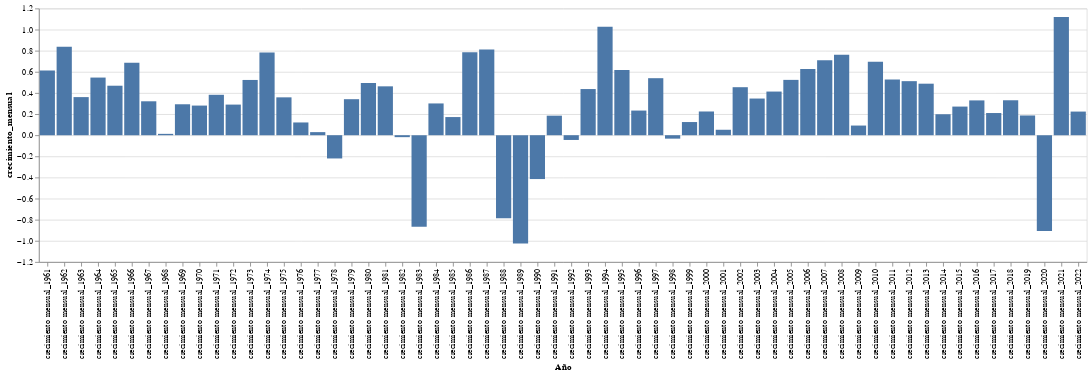

Notebook code cell kept with this figure:
### Code cell
#Utilizando esta base de datos se puede sacar un grafico de barras acerca de como ha cambiado el crecimiento mensual en cada año
alt.Chart(GDP_Peru3).mark_bar().encode(
    x = alt.X("Año:N"),
    y = alt.Y("crecimiento_mensual:Q")
    )

### Figure 1 — Vega-Lite specification as saved in the notebook (floating-point values rounded to 4 significant figures)
{"config": {"view": {"continuousWidth": 300, "continuousHeight": 300}}, "data": {"name": "data-3377517bd9cf4a357d9ab7605e3cd26d"}, "mark": {"type": "bar"}, "encoding": {"x": {"field": "Año", "type": "nominal"}, "y": {"field": "crecimiento_mensual", "type": "quantitative"}}, "$schema": "https://vega.github.io/schema/vega-lite/v5.16.3.json", "datasets": {"data-3377517bd9cf4a357d9ab7605e3cd26d": [{"Año": "crecimiento mensual_1960", "crecimiento_mensual": NaN}, {"Año": "crecimiento mensual_1961", "crecimiento_mensual": 0.6123}, {"Año": "crecimiento mensual_1962", "crecimiento_mensual": 0.8363}, {"Año": "crecimiento mensual_1963", "crecimiento_mensual": 0.3607}, {"Año": "crecimiento mensual_1964", "crecimiento_mensual": 0.5457}, {"Año": "crecimiento mensual_1965", "crecimiento_mensual": 0.4685}, {"Año": "crecimiento mensual_1966", "crecimiento_mensual": 0.6866}, {"Año": "crecimiento mensual_1967", "crecimiento_mensual": 0.321}, {"Año": "crecimiento mensual_1968", "crecimiento_mensual": 0.01269}, {"Año": "crecimiento mensual_1969", "crecimiento_mensual": 0.2929}, {"Año": "crecimiento mensual_1970", "crecimiento_mensual": 0.2805}, {"Año": "crecimiento mensual_1971", "crecimiento_mensual": 0.3825}, {"Año": "crecimiento mensual_1972", "crecimiento_mensual": 0.2898}, {"Año": "crecimiento mensual_1973", "crecimiento_mensual": 0.5231}, {"Año": "crecimiento mensual_1974", "crecimiento_mensual": 0.7822}, {"Año": "crecimiento mensual_1975", "crecimiento_mensual": 0.3584}, {"Año": "crecimiento mensual_1976", "crecimiento_mensual": 0.1206}, {"Año": "crecimiento mensual_1977", "crecimiento_mensual": 0.02909}, {"Año": "crecimiento mensual_1978", "crecimiento_mensual": -0.2202}, {"Año": "crecimiento mensual_1979", "crecimiento_mensual": 0.3409}, {"Año": "crecimiento mensual_1980", "crecimiento_mensual": 0.4953}, {"Año": "crecimiento mensual_1981", "crecimiento_mensual": 0.4627}, {"Año": "crecimiento mensual_1982", "crecimiento_mensual": -0.01856}, {"Año": "crecimiento mensual_1983", "crecimiento_mensual": -0.8673}, {"Año": "crecimiento mensual_1984", "crecimiento_mensual": 0.3007}, {"Año": "crecimiento mensual_1985", "crecimiento_mensual": 0.1718}, {"Año": "crecimiento mensual_1986", "crecimiento_mensual": 0.7855}, {"Año": "crecimiento mensual_1987", "crecimiento_mensual": 0.8105}, {"Año": "crecimiento mensual_1988", "crecimiento_mensual": -0.7868}, {"Año": "crecimiento mensual_1989", "crecimiento_mensual": -1.026}, {"Año": "crecimiento mensual_1990", "crecimiento_mensual": -0.4152}, {"Año": "crecimiento mensual_1991", "crecimiento_mensual": 0.1849}, {"Año": "crecimiento mensual_1992", "crecimiento_mensual": -0.04504}, {"Año": "crecimiento mensual_1993", "crecimiento_mensual": 0.437}, {"Año": "crecimiento mensual_1994", "crecimiento_mensual": 1.026}, {"Año": "crecimiento mensual_1995", "crecimiento_mensual": 0.6176}, {"Año": "crecimiento mensual_1996", "crecimiento_mensual": 0.2332}, {"Año": "crecimiento mensual_1997", "crecimiento_mensual": 0.5397}, {"Año": "crecimiento mensual_1998", "crecimiento_mensual": -0.03263}, {"Año": "crecimiento mensual_1999", "crecimiento_mensual": 0.1246}, {"Año": "crecimiento mensual_2000", "crecimiento_mensual": 0.2245}, {"Año": "crecimiento mensual_2001", "crecimiento_mensual": 0.05149}, {"Año": "crecimiento mensual_2002", "crecimiento_mensual": 0.4545}, {"Año": "crecimiento mensual_2003", "crecimiento_mensual": 0.3471}, {"Año": "crecimiento mensual_2004", "crecimiento_mensual": 0.4132}, {"Año": "crecimiento mensual_2005", "crecimiento_mensual": 0.5238}, {"Año": "crecimiento mensual_2006", "crecimiento_mensual": 0.6274}, {"Año": "crecimiento mensual_2007", "crecimiento_mensual": 0.7099}, {"Año": "crecimiento mensual_2008", "crecimiento_mensual": 0.7605}, {"Año": "crecimiento mensual_2009", "crecimiento_mensual": 0.09132}, {"Año": "crecimiento mensual_2010", "crecimiento_mensual": 0.6944}, {"Año": "crecimiento mensual_2011", "crecimiento_mensual": 0.5273}, {"Año": "crecimiento mensual_2012", "crecimiento_mensual": 0.5116}, {"Año": "crecimiento mensual_2013", "crecimiento_mensual": 0.4877}, {"Año": "crecimiento mensual_2014", "crecimiento_mensual": 0.1985}, {"Año": "crecimiento mensual_2015", "crecimiento_mensual": 0.271}, {"Año": "crecimiento mensual_2016", "crecimiento_mensual": 0.3294}, {"Año": "crecimiento mensual_2017", "crecimiento_mensual": 0.2099}, {"Año": "crecimiento mensual_2018", "crecimiento_mensual": 0.3308}, {"Año": "crecimiento mensual_2019", "crecimiento_mensual": 0.1867}, {"Año": "crecimiento mensual_2020", "crecimiento_mensual": -0.9058}, {"Año": "crecimiento mensual_2021", "crecimiento_mensual": 1.118}, {"Año": "crecimiento mensual_2022", "crecimiento_mensual": 0.2237}]}}
